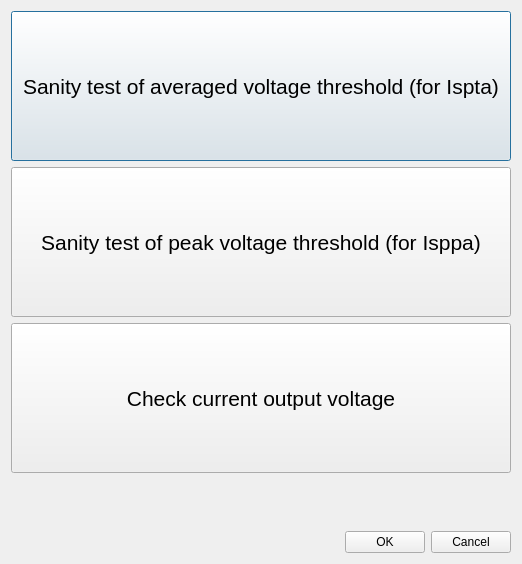
<?xml version="1.0" encoding="UTF-8"?>
<ui version="4.0">
 <class>sendWaveformCClass</class>
 <widget class="QDialog" name="sendWaveformCClass">
  <property name="geometry">
   <rect>
    <x>0</x>
    <y>0</y>
    <width>522</width>
    <height>564</height>
   </rect>
  </property>
  <property name="minimumSize">
   <size>
    <width>100</width>
    <height>100</height>
   </size>
  </property>
  <property name="windowTitle">
   <string>sendWaveformC</string>
  </property>
  <layout class="QVBoxLayout" name="verticalLayout_2">
   <item>
    <widget class="QPushButton" name="testIsptaBtn">
     <property name="minimumSize">
      <size>
       <width>200</width>
       <height>150</height>
      </size>
     </property>
     <property name="font">
      <font>
       <pointsize>16</pointsize>
      </font>
     </property>
     <property name="text">
      <string>Sanity test of averaged voltage threshold (for Ispta)</string>
     </property>
    </widget>
   </item>
   <item>
    <layout class="QHBoxLayout" name="horizontalLayout_6">
     <item>
      <widget class="QPushButton" name="testIsppaBtn">
       <property name="minimumSize">
        <size>
         <width>200</width>
         <height>150</height>
        </size>
       </property>
       <property name="font">
        <font>
         <pointsize>16</pointsize>
        </font>
       </property>
       <property name="text">
        <string>Sanity test of peak voltage threshold (for Isppa)</string>
       </property>
      </widget>
     </item>
    </layout>
   </item>
   <item>
    <layout class="QHBoxLayout" name="horizontalLayout_3">
     <item>
      <widget class="QPushButton" name="checkVBtn">
       <property name="minimumSize">
        <size>
         <width>200</width>
         <height>150</height>
        </size>
       </property>
       <property name="font">
        <font>
         <pointsize>16</pointsize>
        </font>
       </property>
       <property name="text">
        <string>Check current output voltage</string>
       </property>
      </widget>
     </item>
    </layout>
   </item>
   <item>
    <spacer name="verticalSpacer">
     <property name="orientation">
      <enum>Qt::Vertical</enum>
     </property>
     <property name="sizeHint" stdset="0">
      <size>
       <width>20</width>
       <height>40</height>
      </size>
     </property>
    </spacer>
   </item>
   <item>
    <layout class="QHBoxLayout" name="horizontalLayout_2">
     <item>
      <spacer name="horizontalSpacer">
       <property name="orientation">
        <enum>Qt::Horizontal</enum>
       </property>
       <property name="sizeHint" stdset="0">
        <size>
         <width>248</width>
         <height>20</height>
        </size>
       </property>
      </spacer>
     </item>
     <item>
      <widget class="QPushButton" name="okBtn">
       <property name="text">
        <string>OK</string>
       </property>
      </widget>
     </item>
     <item>
      <widget class="QPushButton" name="cancelBtn">
       <property name="text">
        <string>Cancel</string>
       </property>
      </widget>
     </item>
    </layout>
   </item>
  </layout>
 </widget>
 <layoutdefault spacing="6" margin="11"/>
 <resources>
  <include location="sendWaveformC.qrc"/>
 </resources>
 <connections>
  <connection>
   <sender>cancelBtn</sender>
   <signal>clicked()</signal>
   <receiver>sendWaveformCClass</receiver>
   <slot>reject()</slot>
   <hints>
    <hint type="sourcelabel">
     <x>314</x>
     <y>524</y>
    </hint>
    <hint type="destinationlabel">
     <x>313</x>
     <y>567</y>
    </hint>
   </hints>
  </connection>
  <connection>
   <sender>okBtn</sender>
   <signal>clicked()</signal>
   <receiver>sendWaveformCClass</receiver>
   <slot>accept()</slot>
   <hints>
    <hint type="sourcelabel">
     <x>403</x>
     <y>520</y>
    </hint>
    <hint type="destinationlabel">
     <x>406</x>
     <y>570</y>
    </hint>
   </hints>
  </connection>
 </connections>
</ui>
